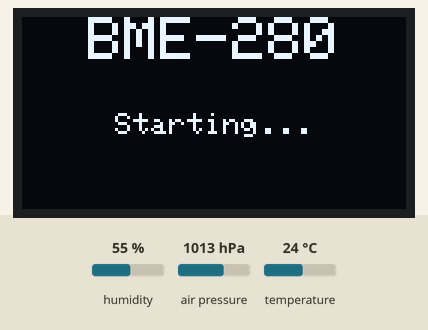
This sketch was run on a simulated ESP8266 (NodeMCU). Shown: 128×64 one-colour display. Inputs (shaded band) come from the test bench; at power-on: humidity 55 %, air pressure 1013 hPa, temperature 24 °C. WiFi joins after 1.5 s; servers stay silent unless stated; network time is answered at once with the bench clock; the local clock reads 2024-03-15 10:24:30 at power-on unless the sketch sets it.

Above: at 0.1 s.
At 6.7 s:
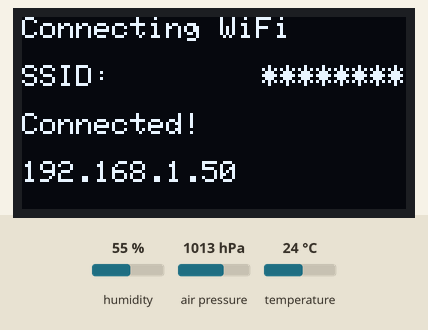
At 9.7 s:
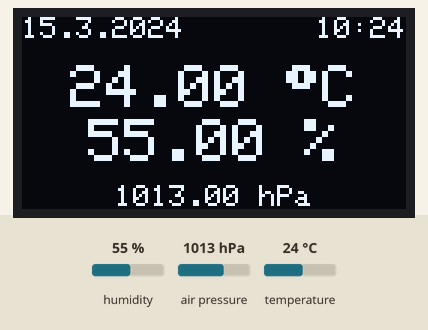
At 39.86 s:
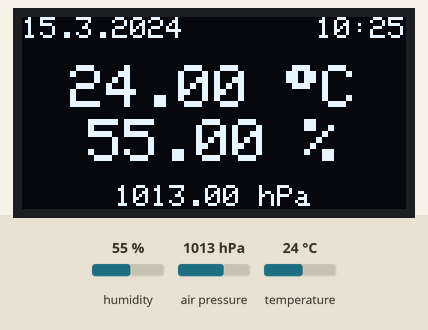

The sketch:

temp_oled.ino
```cpp
#include <Wire.h>
#include <Adafruit_SSD1306.h>
#include <Adafruit_Sensor.h>
#include <Adafruit_BME280.h>
#include <ESP8266WiFi.h>
#include <WiFiUdp.h>
#include <NTPClient.h>
#include <Time.h>
#include <TimeLib.h>
#include <Timezone.h>

// Define NTP properties
#define NTP_OFFSET   60 * 60      // In seconds
#define NTP_INTERVAL 60 * 1000    // In miliseconds
#define NTP_ADDRESS  "1.de.pool.ntp.org"  // change this to whatever pool is closest (see ntp.org)

// Set up the NTP UDP client
WiFiUDP ntpUDP;
NTPClient timeClient(ntpUDP, NTP_ADDRESS, NTP_OFFSET, NTP_INTERVAL);
String date;
String t;
unsigned long epochTime;

// OLED Settings
#define OLED_ADDR  0x3C
#define OLED_WIDTH 128
#define CHAR_WIDTH 6

// Define the OLED and BME objects
Adafruit_SSD1306 display(-1);
Adafruit_BME280 bme; // I2C

// Check if OLED lib is correct
#if (SSD1306_LCDHEIGHT != 64)
#error("Height incorrect, please fix Adafruit_SSD1306.h!");
#endif

bool connect_wifi(const char* ssid, const char* password, int retry) {
  display.clearDisplay();
  display.setCursor(0,0);
  display.print("Connecting WiFi");
  display.setCursor(0,16);
  display.print("SSID: ");
  printRight(ssid, 16);
  display.display();
  WiFi.begin(ssid, password);
  uint8_t trycount = 0;
  while ( WiFi.status() != WL_CONNECTED && trycount != retry )
  {
    delay(500);
    trycount += 1;
  }
  if ( WiFi.status() == WL_CONNECTED ) {
    return true;
  } else {
    return false;
  }
}

bool connect_loop() {
  // Main network
  const char* ssid = "********";
  const char* password = "********";
  if ( connect_wifi(ssid, password, 30) ) {
    return true;
  } else {
    // Fallback network
    ssid = "********";
    password = "********";
    if ( connect_wifi(ssid, password, 30) ) {
      return true;
    } else {
      printCenter("Could not connect", 32);
      return false;
    }
  }
}

void display_ip() {
  display.setCursor(0,32);
  display.print("Connected!");
  display.setCursor(0,48);
  display.print(WiFi.localIP());
  display.display();
  delay(3000);
  display.clearDisplay();
  display.display();
}

void setup() {
  timeClient.begin();   // Start the NTP UDP client
  // Define pin 0 and 2 for i2c
  Wire.pins(0, 2);
  Wire.begin();

  // initialize the display and show some text
  display.begin(SSD1306_SWITCHCAPVCC, OLED_ADDR);
  display.setTextColor(WHITE);
  display.clearDisplay();
  printCenterBig("BME-280", 0);
  printCenter("Starting...", 32);
  display.display();
  delay(5000);

  // Connect Wifi
  while ( true ) {
    if ( !connect_loop() ) {
      delay(30000);
    } else {
      break;
    }
  }
  display_ip();

  // Initialize and check BME280 sensor
  bool status = bme.begin(0x76);
  if (!status) {
    display.setCursor(0,0);
    display.print("BME-280");
    display.setCursor(0,16);
    display.print("Not found!");
    display.setCursor(0,32);
    display.print("Check wiring");
    display.display();
    while (1);
  }
  // Disable oversampling for more accurate readings
  bme.setSampling(Adafruit_BME280::MODE_FORCED,
                  Adafruit_BME280::SAMPLING_X1, // temperature
                  Adafruit_BME280::SAMPLING_X1, // pressure
                  Adafruit_BME280::SAMPLING_X1, // humidity
                  Adafruit_BME280::FILTER_OFF   );
}

// right align text
void printRight( const char* data, uint8_t line ) {
  display.setCursor((OLED_WIDTH - (strlen(data) * CHAR_WIDTH)), line);
  display.print(data);
}

// center size 2 text
void printCenterBig( const char* data, uint8_t line ) {
  display.setTextSize(2);
  display.setCursor(((OLED_WIDTH / 2) - (strlen(data) * CHAR_WIDTH)), line);
  display.print(data);
}

// center size 1 text
void printCenter( const char* data, uint8_t line ) {
  display.setTextSize(1);
  display.setCursor(((OLED_WIDTH / 2) - ((strlen(data) * CHAR_WIDTH) / 2)), line);
  display.print(data);
}

uint8_t t_update = 10;

void loop() {
  date = "";  // clear the variables
  t = "";

  // Update NTP every 10 loops (5 mins)
  if ( t_update >= 10 ) {
    // update the NTP client and get the UNIX UTC timestamp
    timeClient.update();
    epochTime =  timeClient.getEpochTime();
    t_update = 0;
  } else {
    epochTime += 30;
    t_update += 1;
  }

  // convert received time stamp to time_t object
  time_t local, utc;
  utc = epochTime;

  // Then convert the UTC UNIX timestamp to local time
  TimeChangeRule MET = {"CEST", First, Sun, Nov, 2, +120};   //UTC + 2 hours
  TimeChangeRule CEST = {"MET", Second, Sun, Nov, 2, +60};   //UTC + 1 hour
  Timezone europe(MET, CEST);
  local = europe.toLocal(utc);

  // now format the Time variables into strings
  date += day(local);
  date += ".";
  date += month(local);
  date += ".";
  date += year(local);

  // format the time to 24-hour format and no seconds
  if(hour(local) < 10)  // add a zero if hour is under 10
    t += "0";
  t += hour(local);
  t += ":";
  if(minute(local) < 10)  // add a zero if minute is under 10
    t += "0";
  t += minute(local);

  // Read data from the bme280 sensor
  bme.takeForcedMeasurement();
  float humi = bme.readHumidity();
  float temp = bme.readTemperature();
  float pres = (bme.readPressure() / 100.0F);

  // display date and time
  display.setTextSize(1);
  display.clearDisplay();
  display.setCursor(0,0);
  display.print(date);
  const char* t_char = t.c_str();
  printRight(t_char, 0);

  // display sensor data (first 2 lines large)
  String t_text =  String(temp)+" "+String(char(0xF7))+"C";
  const char* t_data = t_text.c_str();
  printCenterBig(t_data, 16);
  String h_text =  String(humi)+" %";
  const char* h_data = h_text.c_str();
  printCenterBig(h_data, 34);
  String p_text =  String(pres)+" hPa";
  const char* p_data = p_text.c_str();
  printCenter(p_data, 56);
  display.display();
  // sleep for 30 secs.
  delay(30000);
}
```

Measured:
- what the display in image 1 shows lasts 3.0 s, from 6.6 s to 9.6 s
- what the display in image 2 shows lasts 30.0 s, from 9.7 s to 39.7 s
